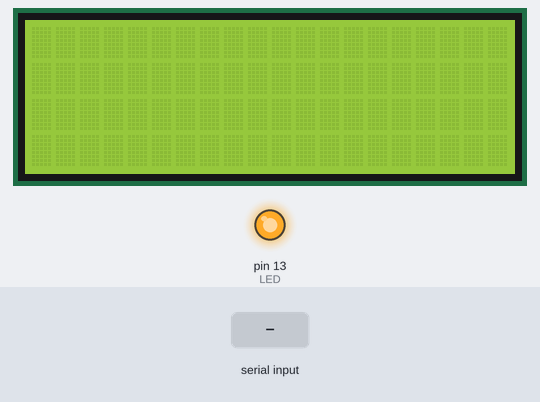
The sketch below on a simulated Arduino Uno, built with avr-gcc and run on an emulated ATmega328P. On the bench: 20×4 character LCD, output pins drawn as LEDs (lit = HIGH). The inputs (shaded band) are chosen by the test bench.

Above: at 1.2 s.
1.3 s: byte 249 (249) received over Serial
2.8 s: byte 241 (241) received over Serial
At 3.1 s:
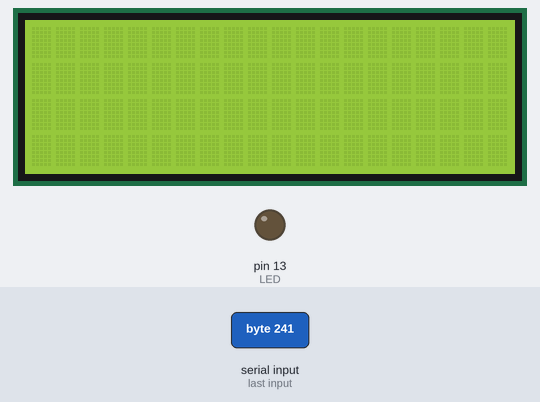
4.3 s: byte 248 (248) received over Serial
5.8 s: "1" received over Serial
7.3 s: "0" received over Serial
At 7.8 s:
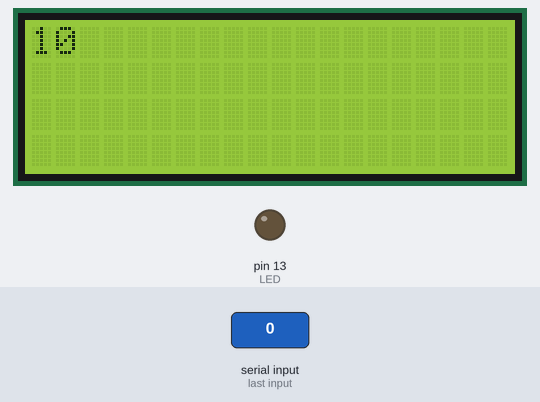
Timing chart, 0 to 9.8 s (numbered marks = the images above; inputs shaded):
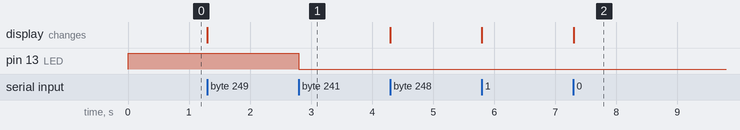

The sketch:

SerialLCD.ino
```cpp
#include <LiquidCrystal.h>
#define LED 13
#define ROWS 4
#define COLS 20

/*
all characters > 31 and < 128 will be printed as is

cursor position:
128 - 147 -> row 1
148 - 167 -> row 2
168 - 187 -> row 3
188 - 207 -> row 4

240 = led on
241 = led off
242 = right to left
243 = left to right
244 = autoscroll on
245 = autoscroll off
246 = scroll right
247 = scroll left
248 = display on
249 = display off
250 = cursor on
251 = cursor off
252 = blink on
253 = blink off
254 = cursor home
255 = clear screen

LCD pinout
1 0v
2 +5
3 kontrast
4 rs
5 rw
6 e
7 d0
8 d1
9 d2
10 d3
11 d4
12 d5
13 d6
14 d7
15 LED A
16 LED K

initialize the library with the numbers of the interface pins
       (rs, rw, enable, d4, d5, d6, d7) */
LiquidCrystal lcd(2, 3, 4, 5, 6, 7, 8);

unsigned char c, mode, row, col;

void setup() {
  pinMode(LED, OUTPUT);
  digitalWrite(LED, HIGH);  // background LED
  // set up the LCD's number of columns and rows:
  lcd.begin(COLS, ROWS);
  lcd.clear();
  row=0;
  col=0;
  // initialize the serial communications:
  Serial.begin(9600);
}

void loop(){
  // when characters arrive over the serial port...
  if (Serial.available()) {
    // read all the available characters
    while (Serial.available() > 0) {
      c=Serial.read();
      if(c>31 && c<128){
        // display each character to the LCD
        lcd.write(c);
        col++;
        if(col>=COLS){
          col=0;
          row++;
          if(row>=ROWS)row=0;
          lcd.setCursor(col,row);
        }
      }else if(c>127){
        if(c<148){
          row=0;
          col=c-128;
          lcd.setCursor(col,row);
        }else if(c<168){
          row=1;
          col=c-148;
          lcd.setCursor(col,row);
        }else if(c<188){
          row=2;
          col=c-168;
          lcd.setCursor(col,row);
        }else if(c<208){
          row=3;
          col=c-208;
          lcd.setCursor(col,row);
        }else if(c==255){
          lcd.clear();
          row=0;
          col=0;
        }else if(c==254){
          lcd.home();
          row=0;
          col=0;
        }else if(c==253){
          lcd.noBlink();
        }else if(c==252){
          lcd.blink();
        }else if(c==251){
          lcd.noCursor();
        }else if(c==250){
          lcd.cursor();
        }else if(c==249){
          lcd.noDisplay();
        }else if(c==248){
          lcd.display();
        }else if(c==247){
          lcd.scrollDisplayLeft();
        }else if(c==246){
          lcd.scrollDisplayRight();
        }else if(c==245){
          lcd.noAutoscroll();
        }else if(c==244){
          lcd.autoscroll();
        }else if(c==243){
          lcd.leftToRight();
        }else if(c==242){
          lcd.rightToLeft();
        }else if(c==241){
          digitalWrite(LED, LOW);
        }else if(c==240){
          digitalWrite(LED, HIGH);
        }
      }
    }
  }
}
```

Measured:
- after the input at 2.8 s, pin 13 (LED): HIGH → LOW at once
- after the input at 7.3 s, the display: changes at once (image 2)
